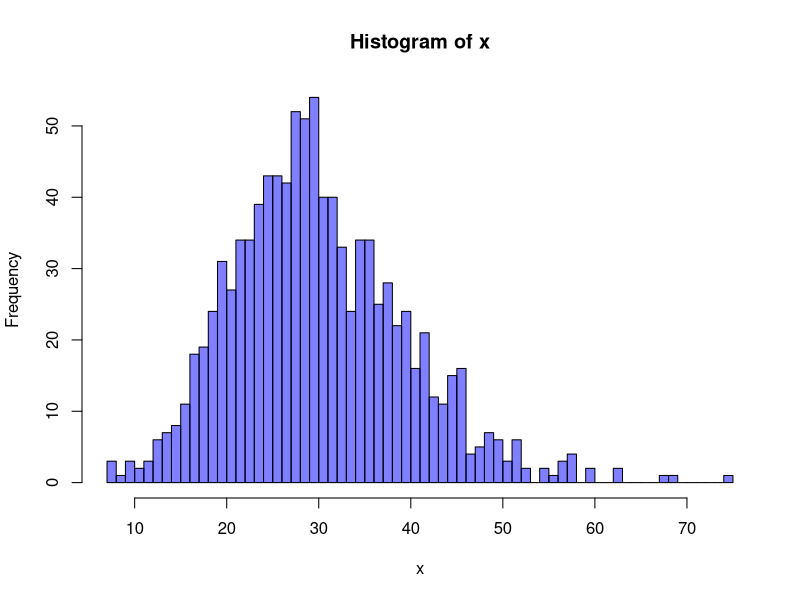
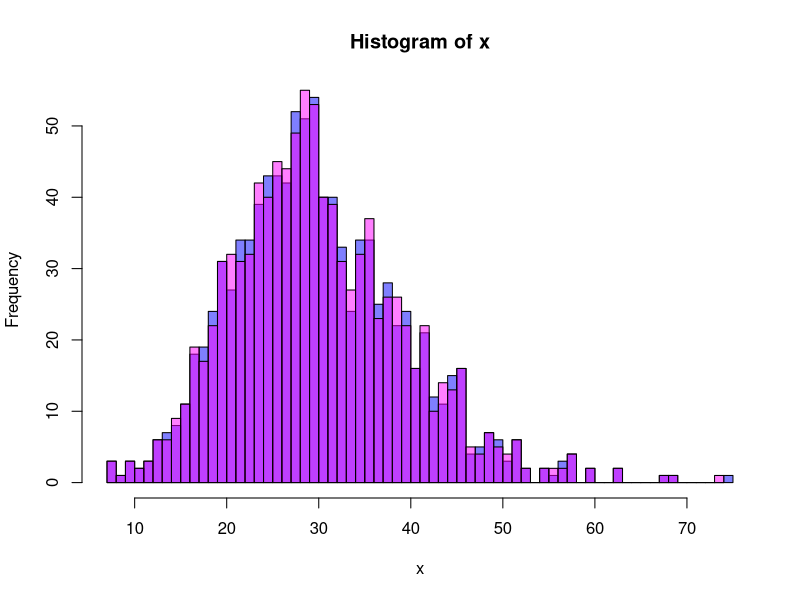
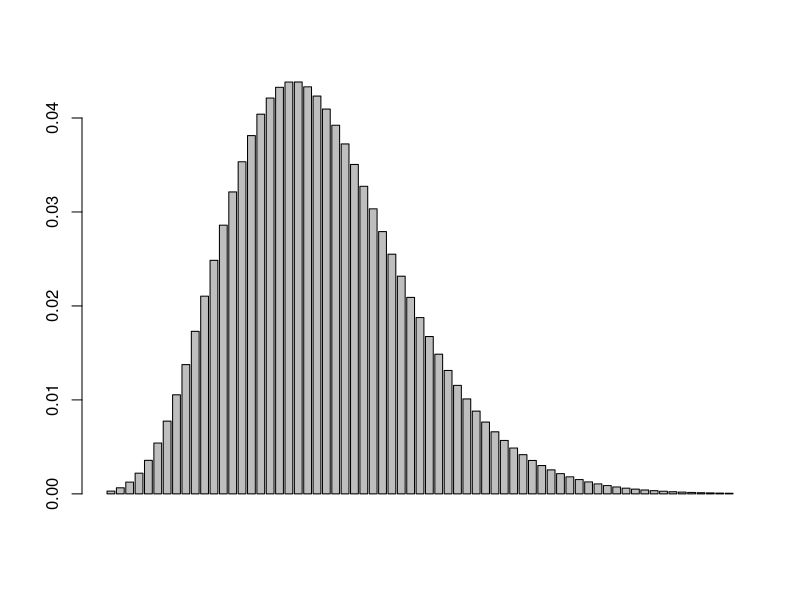

Source code (R) for these figures, in order:
## ---- chunk 1
knitr::opts_chunk$set(echo = TRUE)
## ---- chunk 2
chisq.test(c(10,15,22,28))
## ---- chunk 3
null.probs = c(1/6,1/6,1/3,1/3)
freqs = c(10,15,22,28)
chisq.test(freqs, p=null.probs) ## must label p, it's not the second option. 
## ---- chunk 4
new_freq = c(10,15,22,28)
old_freq <- c(20,16,18,9)
chisq.test(new_freq, p=old_freq/sum(old_freq))
## ---- chunk 5
new_freq = c(10,15,22,28)
old_freq <- c(20,16,18,9)
chisq.test(new_freq, p=old_freq, rescale.p = TRUE)
## ---- chunk 6
num_of_samples = 1000
x <- rgamma(num_of_samples, shape = 10, scale = 3)
hist(x, breaks = 50, col = rgb(0,0,1,0.5))
## ---- chunk 7
hist(x, breaks = 50, col = rgb(0,0,1,0.5))
x <- x + rnorm(length(x), mean=0, sd = .1) # add jitter
p1 <- hist(x, breaks = 50, col = rgb(1,0,1,0.5), add = T)
## ---- chunk 8
## uncomment line 1 before running for the first time
## install.packages("zoo")
library('zoo')
breaks_cdf <- pgamma(p1$breaks, shape=10, scale=3)
(null.probs <- rollapply(breaks_cdf, 2, function(x) x[2]-x[1]))
## ---- chunk 9
barplot(null.probs)
## ---- chunk 10
chisq.test(p1$counts, p=null.probs, rescale.p=TRUE)
## ---- chunk 11
chisq.test(p1$counts, p=null.probs, rescale.p=TRUE, simulate.p.value=TRUE)
## ---- chunk 12
x <- rgamma(num_of_samples, shape = 10, scale = 3)
y <- x + rnorm(length(x), mean=0, sd = .1) # add jitter
ks.test(x,y)
